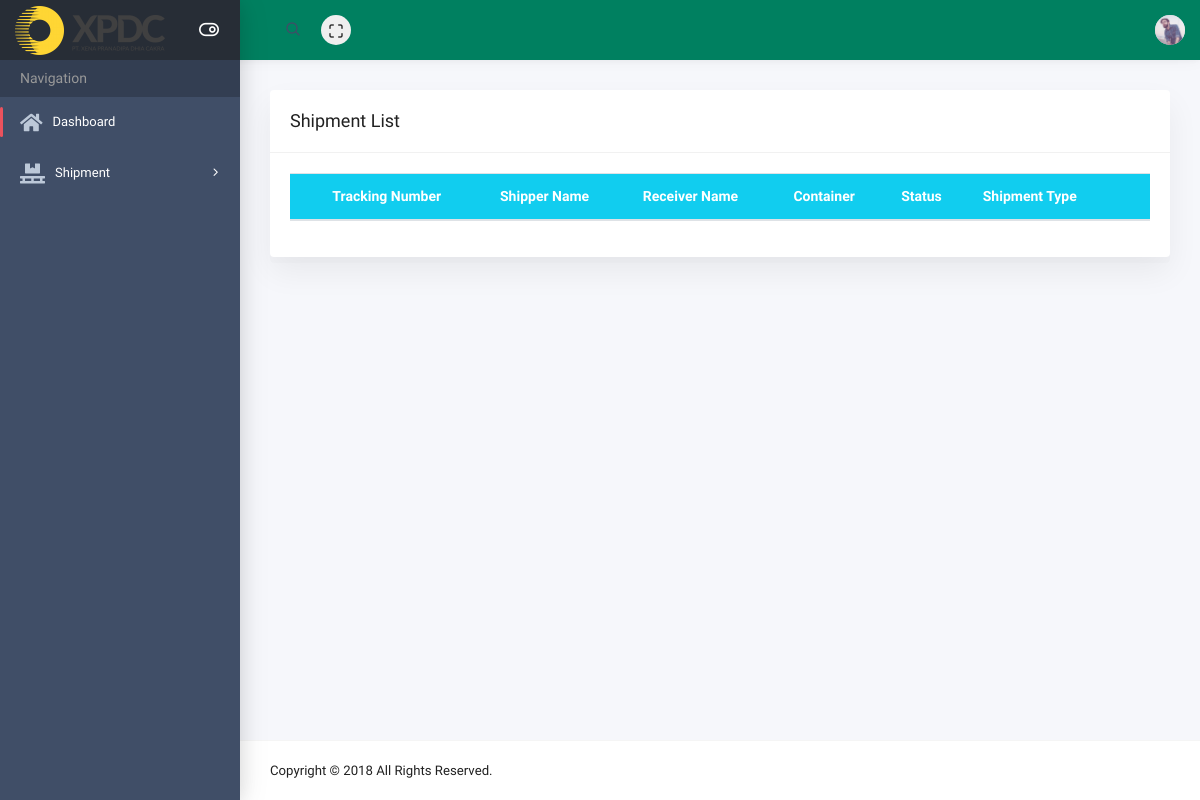
The app's page /shipment/shipment_list, older data.
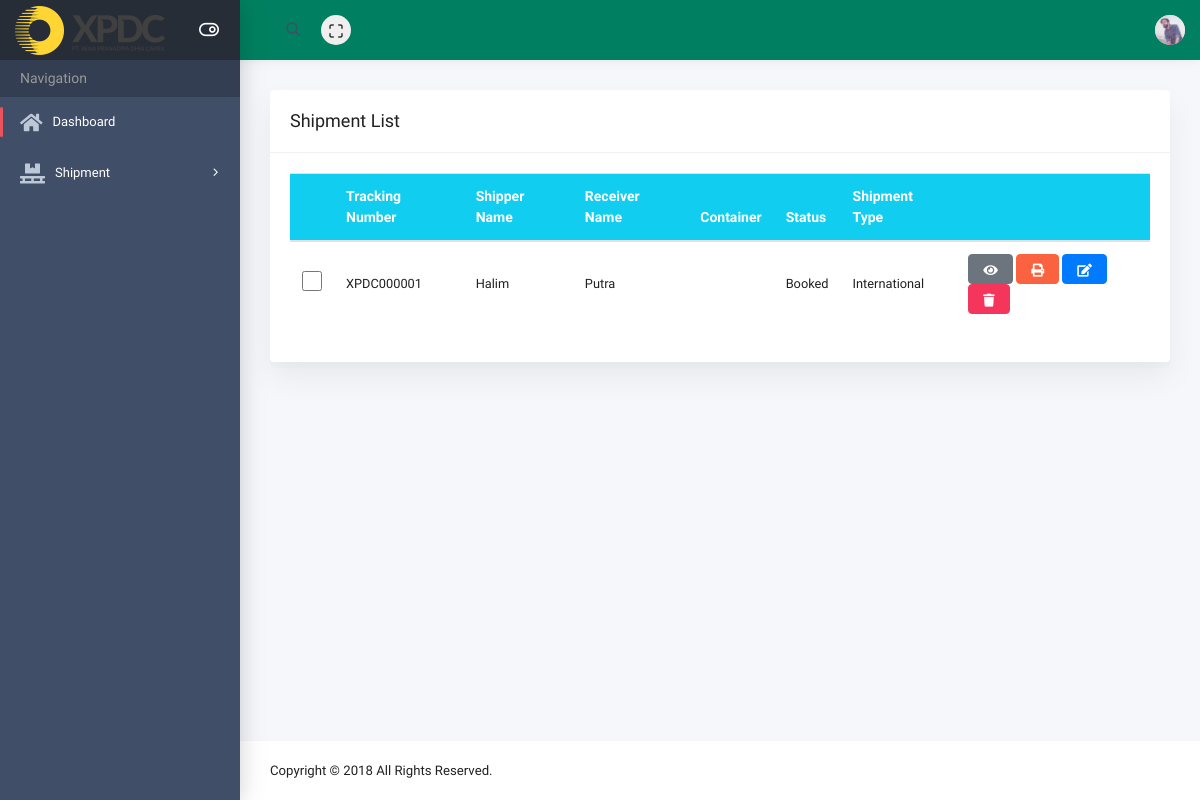
The same page, newer data.
### tables this page shows
CREATE TABLE `shipment_detail` (
  `id_detail` int(11) NOT NULL,
  `id_shipment` int(11) NOT NULL,
  `pickup_name` varchar(100) NOT NULL,
  `pickup_address` text NOT NULL,
  `pickup_city` varchar(100) NOT NULL,
  `pickup_country` varchar(100) NOT NULL,
  `pickup_postcode` int(11) NOT NULL,
  `pickup_contact_person` varchar(50) NOT NULL,
  `pickup_phone_number` varchar(50) NOT NULL,
  `pickup_email` varchar(100) NOT NULL,
  `pickup_date` date NOT NULL,
  `pickup_time` time NOT NULL,
  `pickup_notes` text NOT NULL,
  `billing_account` varchar(50) NOT NULL,
  `billing_name` varchar(100) NOT NULL,
  `billing_address` text NOT NULL,
  `billing_city` varchar(100) NOT NULL,
  `billing_country` varchar(100) NOT NULL,
  `billing_postcode` int(11) NOT NULL,
  `billing_contact_person` varchar(50) NOT NULL,
  `billing_phone_number` varchar(50) NOT NULL,
  `billing_email` varchar(100) NOT NULL,
  `main_agent_mawb_mbl` date NOT NULL,
  `main_agent_carrier` varchar(50) NOT NULL,
  `main_agent_voyage_flight_no` date NOT NULL,
  `secondary_agent_mawb_mbl` date NOT NULL,
  `secondary_agent_carrier` varchar(50) NOT NULL,
  `secondary_agent_voyage_flight_no` date NOT NULL,
  `port_of_loading` varchar(50) NOT NULL,
  `port_of_discharge` varchar(50) NOT NULL,
  `container_no` varchar(50) NOT NULL,
  `seal_no` varchar(50) NOT NULL,
  `cipl_no` varchar(50) NOT NULL,
  `permit_no` varchar(50) NOT NULL
);

CREATE TABLE `shipment` (
  `id` int(11) NOT NULL,
  `tracking_no` varchar(50) NOT NULL,
  `shipper_name` text NOT NULL,
  `shipper_address` text NOT NULL,
  `shipper_city` text NOT NULL,
  `shipper_country` text NOT NULL,
  `shipper_postcode` int(11) NOT NULL,
  `shipper_contact_person` varchar(50) NOT NULL,
  `shipper_phone_number` varchar(50) NOT NULL,
  `shipper_email` text NOT NULL,
  `consignee_name` text NOT NULL,
  `consignee_address` text NOT NULL,
  `consignee_city` text NOT NULL,
  `consignee_country` text NOT NULL,
  `consignee_postcode` int(11) NOT NULL,
  `consignee_contact_person` varchar(50) NOT NULL,
  `consignee_phone_number` varchar(50) NOT NULL,
  `consignee_email` text NOT NULL,
  `type_of_shipment` varchar(50) NOT NULL,
  `type_of_mode` varchar(50) NOT NULL,
  `incoterms` varchar(50) NOT NULL,
  `sea` varchar(50) NOT NULL,
  `description_of_goods` text NOT NULL,
  `hscode` varchar(50) NOT NULL,
  `coo` varchar(50) NOT NULL,
  `declared_value` varchar(50) NOT NULL,
  `currency` varchar(50) NOT NULL,
  `ref_no` varchar(50) NOT NULL,
  `status` varchar(50) NOT NULL,
  `status_delete` int(11) NOT NULL COMMENT '1 = active, 0 = delete'
);

### application/views/index.php (called while the page is built)
<?php $this->load->view('_partial/header');?>
<?php $this->load->view('_partial/top');?>
<?php $this->load->view($subview);?>
<?php $this->load->view('_partial/footer');?>

### application/controllers/Shipment.php (called while the page is built, shortened)
<?php
class Shipment extends CI_Controller
{
	public function __construct()
	{
		$this->load->model('shipment_mod');
		$this->load->helper('general');
	}
	public function shipment_list()
	{
		$data['shipment_list'] 	= $this->shipment_mod->shipment_list_db();
		$data['subview'] 				= 'shipment/shipment_list';
		$data['meta_title'] 		= 'Shipment List';
		$this->load->view('index', $data);
	}
}

### index.php (called while the page is built, shortened)
<?php
require_once BASEPATH.'core/CodeIgniter.php';

### application/models/Shipment_mod.php (called while the page is built, shortened)
<?php  if ( ! defined('BASEPATH')) exit('No direct script access allowed');
class Shipment_mod extends CI_Model {
  function shipment_list_db($where = null, $show_all = 0){
    if($show_all != 1){
			$this->db->where('status_delete', '1');
    }
    $this->db->select('*');
    $this->db->from('shipment');
    $this->db->join('shipment_detail', 'shipment.id = shipment_detail.id_shipment');
		$query = $this->db->get();
		return $query->result_array();
	}
}

### application/views/shipment/shipment_list.php (the view, shortened to what this page needs)
<div class="main-content">
	<div class="container-fluid">
    <div class="row clearfix">
      <div class="col-md-12">
        <div class="card">
          <div class="card-header">
            <h3>Shipment List</h3>
          </div>
          <div class="card-body">
            <div class="row">
              <div class="col-md-12">
                <table class="table data_table">
                  <thead>
                    <tr class="bg-info">
                      <th class="text-white font-weight-bold"></th>
                      <th class="text-white font-weight-bold">Tracking Number</th>
                      <th class="text-white font-weight-bold">Shipper Name</th>
                      <th class="text-white font-weight-bold">Receiver Name</th>
                      <th class="text-white font-weight-bold">Container</th>
                      <th class="text-white font-weight-bold">Status</th>
                      <th class="text-white font-weight-bold">Shipment Type</th>
                      <th class="text-white font-weight-bold"></th>
                    </tr>
                  </thead>
                  <tbody>
                    <?php foreach ($shipment_list as $key => $value): ?>
                    <tr>
                      <td><input type="checkbox" class="checkbox-20"></td>
                      <td><?php echo $value['tracking_no'] ?></td>
                      <td><?php echo $value['shipper_name'] ?></td>
                      <td><?php echo $value['consignee_name'] ?></td>
                      <td></td>
                      <td><?php echo $value['status'] ?></td>
                      <td><?php echo $value['type_of_shipment'] ?></td>
                      <td>
                        <a href="#" class="btn btn-secondary" title="View"><i class="fas fa-eye m-0"></i></a>
                        <a href="#" class="btn btn-warning" title="Print"><i class="fas fa-print m-0"></i></a>
                        <a href="<?php echo base_url() ?>shipment/shipment_update/<?php echo $value['id'] ?>" class="btn btn-primary" title="Update"><i class="fas fa-edit m-0"></i></a>
                        <a href="<?php echo base_url(); ?>shipment/shipment_delete_process/<?php echo $value['id'] ?>" onclick="return confirm('Are you sure to delete this? You cannot revert it later.')" class="btn btn-danger" title="Delete"><i class="fas fa-trash m-0"></i></a>
                      </td>
                    </tr>
                    <?php endforeach; ?>
                  </tbody>
                </table>
              </div>
            </div>
          </div>
        </div>
      </div>
    </div>
	</div>
</div>

### application/views/_partial/header.php (shortened to what this page needs)
<!doctype html>
<html class="no-js" lang="en">
  <head>
    <link rel="stylesheet" href="<?php echo base_url(); ?>assets/plugins/bootstrap/dist/css/bootstrap.min.css">
    <link rel="stylesheet" href="<?php echo base_url(); ?>assets/plugins/fontawesome-free/css/all.min.css">
    <link rel="stylesheet" href="<?php echo base_url(); ?>assets/plugins/icon-kit/dist/css/iconkit.min.css">
    <link rel="stylesheet" href="<?php echo base_url(); ?>assets/plugins/ionicons/dist/css/ionicons.min.css">
    <link rel="stylesheet" href="<?php echo base_url(); ?>assets/plugins/perfect-scrollbar/css/perfect-scrollbar.css">
    <link rel="stylesheet" href="<?php echo base_url(); ?>assets/plugins/datatables.net-bs4/css/dataTables.bootstrap4.min.css">
    <link rel="stylesheet" href="<?php echo base_url(); ?>assets/plugins/jvectormap/jquery-jvectormap.css">
    <link rel="stylesheet" href="<?php echo base_url(); ?>assets/plugins/tempusdominus-bootstrap-4/build/css/tempusdominus-bootstrap-4.min.css">
    <link rel="stylesheet" href="<?php echo base_url(); ?>assets/plugins/weather-icons/css/weather-icons.min.css">
    <link rel="stylesheet" href="<?php echo base_url(); ?>assets/plugins/owl.carousel/dist/assets/owl.carousel.min.css">
    <link rel="stylesheet" href="<?php echo base_url(); ?>assets/plugins/owl.carousel/dist/assets/owl.theme.default.min.css">
    <link rel="stylesheet" href="<?php echo base_url(); ?>assets/plugins/jquery-toast-plugin/dist/jquery.toast.min.css">
    <link rel="stylesheet" href="<?php echo base_url(); ?>assets/dist/css/theme.min.css">
  </head>

### application/views/_partial/top.php (shortened to what this page needs)
<body>
	<div class="wrapper">
		<header class="header-top" style="background: #008060">
			<div class="container-fluid">
				<div class="d-flex justify-content-between">
					<div class="top-menu d-flex align-items-center">
						<div class="header-search">
							<div class="input-group">
								<input type="text" class="form-control">
								<span class="input-group-addon search-btn"><i class="ik ik-search"></i></span>
							</div>
						</div>
						<button type="button" id="navbar-fullscreen" class="nav-link"><i class="ik ik-maximize"></i></button>
					</div>
					<div class="top-menu d-flex align-items-center">
						<div class="dropdown">
							<a class="dropdown-toggle" href="#" id="userDropdown" role="button" data-toggle="dropdown" aria-haspopup="true" aria-expanded="false"><img class="avatar" src="<?php echo base_url(); ?>assets/img/user.jpg" alt=""></a>
						</div>
					</div>
				</div>
			</div>
		</header>
		<div class="page-wrap">
			<div class="app-sidebar colored">
				<div class="sidebar-header">
					<a class="header-brand" href="index.html">
						<div class="logo-img">
						   <img src="<?php echo base_url(); ?>assets/img/logo.png" class="header-brand-img" alt="lavalite">
						</div>
					</a>
					<button type="button" class="nav-toggle"><i data-toggle="expanded" class="ik ik-toggle-right toggle-icon"></i></button>
				</div>
				<div class="sidebar-content">
					<div class="nav-container">
						<nav id="main-menu-navigation" class="navigation-main">
							<div class="nav-lavel">Navigation</div>
							<div class="nav-item active">
								<a href="<?php echo base_url() ?>home"><i class="fas fa-home"></i><span>Dashboard</span></a>
							</div>
							<div class="nav-item has-sub">
								<a href="javascript:void(0)"><i class="fas fa-pallet"></i><span>Shipment</span></a>
							</div>
						</nav>
					</div>
				</div>
			</div>

### application/views/_partial/footer.php (shortened to what this page needs)
				<footer class="footer">
					<div class="w-100 clearfix">
						<span class="text-center text-sm-left d-md-inline-block">Copyright © 2018 All Rights Reserved.</span>
					</div>
				</footer>
			</div>
		</div>
	</body>
</html>

### application/views/_partial/header.php (style rules this page uses)
.checkbox-20 { width: 20px; height: 20px; }

Row changes from the older to the newer data that the page shows:
added shipment_detail: id_shipment.tracking_no "XPDC000001", id_shipment.shipper_name "Halim", id_shipment.consignee_name "Putra", id_shipment.status "Booked", id_shipment.type_of_shipment "International"
